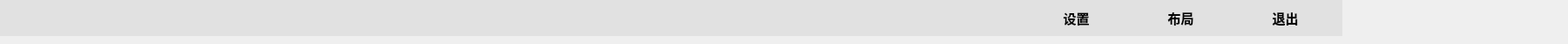
    <widget class="QWidget" name="tab_3">
     <attribute name="icon">
      <iconset>
       <normaloff>icon/social_round_blogger_128px_1196623_easyicon.net.ico</normaloff>icon/social_round_blogger_128px_1196623_easyicon.net.ico</iconset>
     </attribute>
     <attribute name="title">
      <string>菜单</string>
     </attribute>
     <widget class="QLabel" name="label_47">
      <property name="geometry">
       <rect>
        <x>-250</x>
        <y>0</y>
        <width>1791</width>
        <height>41</height>
       </rect>
      </property>
      <property name="styleSheet">
       <string notr="true">background-color: rgb(220,220,220,200);</string>
      </property>
      <property name="text">
       <string/>
      </property>
     </widget>
     <widget class="QPushButton" name="pushButton_2">
      <property name="geometry">
       <rect>
        <x>1180</x>
        <y>0</y>
        <width>111</width>
        <height>41</height>
       </rect>
      </property>
      <property name="font">
       <font>
        <family>幼圆</family>
        <pointsize>11</pointsize>
        <weight>75</weight>
        <bold>true</bold>
       </font>
      </property>
      <property name="text">
       <string>设置</string>
      </property>
      <property name="flat">
       <bool>true</bool>
      </property>
     </widget>
     <widget class="QPushButton" name="pushButton_5">
      <property name="geometry">
       <rect>
        <x>1300</x>
        <y>0</y>
        <width>111</width>
        <height>41</height>
       </rect>
      </property>
      <property name="font">
       <font>
        <family>幼圆</family>
        <pointsize>11</pointsize>
        <weight>75</weight>
        <bold>true</bold>
       </font>
      </property>
      <property name="text">
       <string>布局</string>
      </property>
      <property name="flat">
       <bool>true</bool>
      </property>
     </widget>
     <widget class="QPushButton" name="pushButton_7">
      <property name="geometry">
       <rect>
        <x>1420</x>
        <y>0</y>
        <width>111</width>
        <height>41</height>
       </rect>
      </property>
      <property name="font">
       <font>
        <family>幼圆</family>
        <pointsize>11</pointsize>
        <weight>75</weight>
        <bold>true</bold>
       </font>
      </property>
      <property name="text">
       <string>退出</string>
      </property>
      <property name="flat">
       <bool>true</bool>
      </property>
     </widget>
    </widget>
